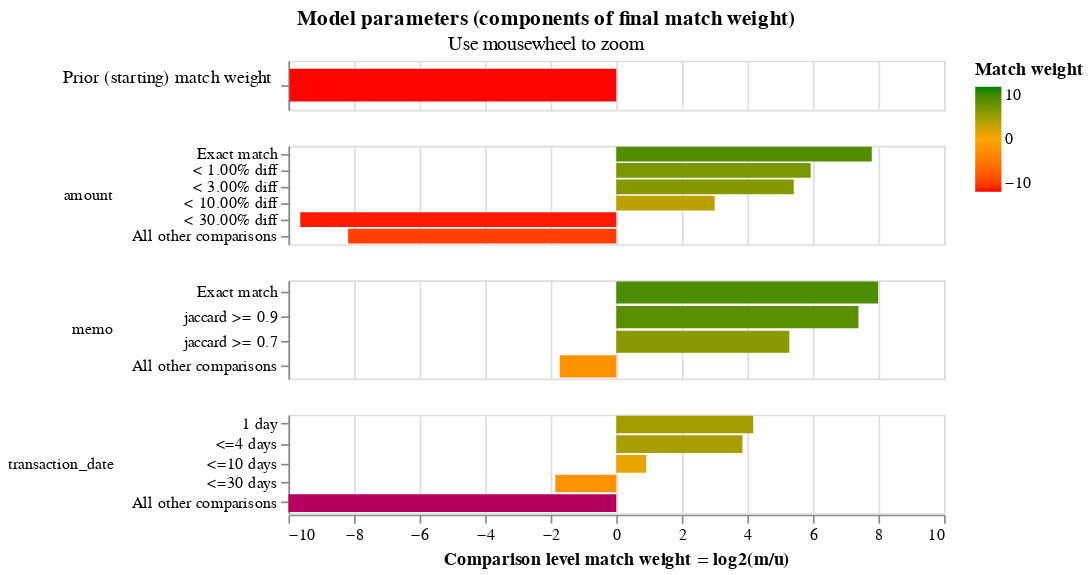

Notebook code for this chart:
### Code cell
linker.match_weights_chart()

### Figure 1 — Vega-Lite specification as saved in the notebook (floating-point values rounded to 4 significant figures)
{"$schema": "https://vega.github.io/schema/vega-lite/v5.2.json", "config": {"header": {"title": null}, "mark": {"tooltip": null}, "title": {"anchor": "middle"}, "view": {"height": 60, "width": 400}}, "data": {"values": [{"bayes_factor": 0.001001, "bayes_factor_description": "The probability that two random records drawn at random match is 0.001 or one in  1,000.0 records.This is equivalent to a starting match weight of -9.964.", "comparison_name": "probability_two_random_records_match", "comparison_sort_order": -1, "comparison_vector_value": 0, "has_tf_adjustments": false, "is_null_level": false, "label_for_charts": "", "log2_bayes_factor": -9.964, "m_probability": null, "m_probability_description": null, "max_comparison_vector_value": 0, "probability_two_random_records_match": 0.001, "sql_condition": null, "tf_adjustment_column": null, "tf_adjustment_weight": null, "u_probability": null, "u_probability_description": null}, {"bayes_factor": 222.0, "bayes_factor_description": "If comparison level is `exact match` then comparison is 222.03 times more likely to be a match", "comparison_name": "amount", "comparison_sort_order": 0, "comparison_vector_value": 5, "has_tf_adjustments": false, "is_null_level": false, "label_for_charts": "Exact match", "log2_bayes_factor": 7.795, "m_probability": 0.2453, "m_probability_description": "Amongst matching record comparisons, 24.53% of records are in the exact match comparison level", "max_comparison_vector_value": 5, "probability_two_random_records_match": 0.001, "sql_condition": "\"amount_l\" = \"amount_r\"", "tf_adjustment_column": null, "tf_adjustment_weight": 1, "u_probability": 0.001105, "u_probability_description": "Amongst non-matching record comparisons, 0.11% of records are in the exact match comparison level"}, {"bayes_factor": 60.98, "bayes_factor_description": "If comparison level is `< 1.00% diff` then comparison is 60.98 times more likely to be a match", "comparison_name": "amount", "comparison_sort_order": 0, "comparison_vector_value": 4, "has_tf_adjustments": false, "is_null_level": false, "label_for_charts": "< 1.00% diff", "log2_bayes_factor": 5.93, "m_probability": 0.2267, "m_probability_description": "Amongst matching record comparisons, 22.67% of records are in the < 1.00% diff comparison level", "max_comparison_vector_value": 5, "probability_two_random_records_match": 0.001, "sql_condition": "(abs(\"amount_l\" - \"amount_r\")/\n        (case\n            when \"amount_r\" > \"amount_l\"\n            then \"amount_r\"\n            else \"amount_l\"\n        end))\n        < 0.01", "tf_adjustment_column": null, "tf_adjustment_weight": 1, "u_probability": 0.003718, "u_probability_description": "Amongst non-matching record comparisons, 0.37% of records are in the < 1.00% diff comparison level"}, {"bayes_factor": 42.65, "bayes_factor_description": "If comparison level is `< 3.00% diff` then comparison is 42.65 times more likely to be a match", "comparison_name": "amount", "comparison_sort_order": 0, "comparison_vector_value": 3, "has_tf_adjustments": false, "is_null_level": false, "label_for_charts": "< 3.00% diff", "log2_bayes_factor": 5.414, "m_probability": 0.3184, "m_probability_description": "Amongst matching record comparisons, 31.84% of records are in the < 3.00% diff comparison level", "max_comparison_vector_value": 5, "probability_two_random_records_match": 0.001, "sql_condition": "(abs(\"amount_l\" - \"amount_r\")/\n        (case\n            when \"amount_r\" > \"amount_l\"\n            then \"amount_r\"\n            else \"amount_l\"\n        end))\n        < 0.03", "tf_adjustment_column": null, "tf_adjustment_weight": 1, "u_probability": 0.007465, "u_probability_description": "Amongst non-matching record comparisons, 0.75% of records are in the < 3.00% diff comparison level"}, {"bayes_factor": 8.006, "bayes_factor_description": "If comparison level is `< 10.00% diff` then comparison is 8.01 times more likely to be a match", "comparison_name": "amount", "comparison_sort_order": 0, "comparison_vector_value": 2, "has_tf_adjustments": false, "is_null_level": false, "label_for_charts": "< 10.00% diff", "log2_bayes_factor": 3.001, "m_probability": 0.2065, "m_probability_description": "Amongst matching record comparisons, 20.65% of records are in the < 10.00% diff comparison level", "max_comparison_vector_value": 5, "probability_two_random_records_match": 0.001, "sql_condition": "(abs(\"amount_l\" - \"amount_r\")/\n        (case\n            when \"amount_r\" > \"amount_l\"\n            then \"amount_r\"\n            else \"amount_l\"\n        end))\n        < 0.1", "tf_adjustment_column": null, "tf_adjustment_weight": 1, "u_probability": 0.0258, "u_probability_description": "Amongst non-matching record comparisons, 2.58% of records are in the < 10.00% diff comparison level"}, {"bayes_factor": 0.001253, "bayes_factor_description": "If comparison level is `< 30.00% diff` then comparison is  798.01 times less likely to be a match", "comparison_name": "amount", "comparison_sort_order": 0, "comparison_vector_value": 1, "has_tf_adjustments": false, "is_null_level": false, "label_for_charts": "< 30.00% diff", "log2_bayes_factor": -9.64, "m_probability": 0.0001091, "m_probability_description": "Amongst matching record comparisons, 0.01% of records are in the < 30.00% diff comparison level", "max_comparison_vector_value": 5, "probability_two_random_records_match": 0.001, "sql_condition": "(abs(\"amount_l\" - \"amount_r\")/\n        (case\n            when \"amount_r\" > \"amount_l\"\n            then \"amount_r\"\n            else \"amount_l\"\n        end))\n        < 0.3", "tf_adjustment_column": null, "tf_adjustment_weight": 1, "u_probability": 0.08707, "u_probability_description": "Amongst non-matching record comparisons, 8.71% of records are in the < 30.00% diff comparison level"}, {"bayes_factor": 0.003449, "bayes_factor_description": "If comparison level is `all other comparisons` then comparison is  289.93 times less likely to be a match", "comparison_name": "amount", "comparison_sort_order": 0, "comparison_vector_value": 0, "has_tf_adjustments": false, "is_null_level": false, "label_for_charts": "All other comparisons", "log2_bayes_factor": -8.18, "m_probability": 0.003017, "m_probability_description": "Amongst matching record comparisons, 0.30% of records are in the all other comparisons comparison level", "max_comparison_vector_value": 5, "probability_two_random_records_match": 0.001, "sql_condition": "ELSE", "tf_adjustment_column": null, "tf_adjustment_weight": 1, "u_probability": 0.8748, "u_probability_description": "Amongst non-matching record comparisons, 87.48% of records are in the all other comparisons comparison level"}, {"bayes_factor": 254.0, "bayes_factor_description": "If comparison level is `exact match` then comparison is 254.02 times more likely to be a match", "comparison_name": "memo", "comparison_sort_order": 1, "comparison_vector_value": 3, "has_tf_adjustments": false, "is_null_level": false, "label_for_charts": "Exact match", "log2_bayes_factor": 7.989, "m_probability": 0.4287, "m_probability_description": "Amongst matching record comparisons, 42.87% of records are in the exact match comparison level", "max_comparison_vector_value": 3, "probability_two_random_records_match": 0.001, "sql_condition": "\"memo_l\" = \"memo_r\"", "tf_adjustment_column": null, "tf_adjustment_weight": 1, "u_probability": 0.001688, "u_probability_description": "Amongst non-matching record comparisons, 0.17% of records are in the exact match comparison level"}, {"bayes_factor": 167.5, "bayes_factor_description": "If comparison level is `jaccard >= 0.9` then comparison is 167.50 times more likely to be a match", "comparison_name": "memo", "comparison_sort_order": 1, "comparison_vector_value": 2, "has_tf_adjustments": false, "is_null_level": false, "label_for_charts": "jaccard >= 0.9", "log2_bayes_factor": 7.388, "m_probability": 0.07866, "m_probability_description": "Amongst matching record comparisons, 7.87% of records are in the jaccard >= 0.9 comparison level", "max_comparison_vector_value": 3, "probability_two_random_records_match": 0.001, "sql_condition": "jaccard(\"memo_l\", \"memo_r\") >= 0.9", "tf_adjustment_column": null, "tf_adjustment_weight": 1, "u_probability": 0.0004696, "u_probability_description": "Amongst non-matching record comparisons, 0.05% of records are in the jaccard >= 0.9 comparison level"}, {"bayes_factor": 38.83, "bayes_factor_description": "If comparison level is `jaccard >= 0.7` then comparison is 38.83 times more likely to be a match", "comparison_name": "memo", "comparison_sort_order": 1, "comparison_vector_value": 1, "has_tf_adjustments": false, "is_null_level": false, "label_for_charts": "jaccard >= 0.7", "log2_bayes_factor": 5.279, "m_probability": 0.1927, "m_probability_description": "Amongst matching record comparisons, 19.27% of records are in the jaccard >= 0.7 comparison level", "max_comparison_vector_value": 3, "probability_two_random_records_match": 0.001, "sql_condition": "jaccard(\"memo_l\", \"memo_r\") >= 0.7", "tf_adjustment_column": null, "tf_adjustment_weight": 1, "u_probability": 0.004962, "u_probability_description": "Amongst non-matching record comparisons, 0.50% of records are in the jaccard >= 0.7 comparison level"}, {"bayes_factor": 0.3021, "bayes_factor_description": "If comparison level is `all other comparisons` then comparison is  3.31 times less likely to be a match", "comparison_name": "memo", "comparison_sort_order": 1, "comparison_vector_value": 0, "has_tf_adjustments": false, "is_null_level": false, "label_for_charts": "All other comparisons", "log2_bayes_factor": -1.727, "m_probability": 0.2999, "m_probability_description": "Amongst matching record comparisons, 29.99% of records are in the all other comparisons comparison level", "max_comparison_vector_value": 3, "probability_two_random_records_match": 0.001, "sql_condition": "ELSE", "tf_adjustment_column": null, "tf_adjustment_weight": 1, "u_probability": 0.9929, "u_probability_description": "Amongst non-matching record comparisons, 99.29% of records are in the all other comparisons comparison level"}, {"bayes_factor": 18.1, "bayes_factor_description": "If comparison level is `1 day` then comparison is 18.10 times more likely to be a match", "comparison_name": "transaction_date", "comparison_sort_order": 2, "comparison_vector_value": 4, "has_tf_adjustments": false, "is_null_level": false, "label_for_charts": "1 day", "log2_bayes_factor": 4.178, "m_probability": 0.4022, "m_probability_description": "Amongst matching record comparisons, 40.22% of records are in the 1 day comparison level", "max_comparison_vector_value": 4, "probability_two_random_records_match": 0.001, "sql_condition": "transaction_date_r - transaction_date_l <= 1 and transaction_date_r >= transaction_date_l", "tf_adjustment_column": null, "tf_adjustment_weight": 1, "u_probability": 0.02223, "u_probability_description": "Amongst non-matching record comparisons, 2.22% of records are in the 1 day comparison level"}, {"bayes_factor": 14.41, "bayes_factor_description": "If comparison level is `<=4 days` then comparison is 14.41 times more likely to be a match", "comparison_name": "transaction_date", "comparison_sort_order": 2, "comparison_vector_value": 3, "has_tf_adjustments": false, "is_null_level": false, "label_for_charts": "<=4 days", "log2_bayes_factor": 3.849, "m_probability": 0.4478, "m_probability_description": "Amongst matching record comparisons, 44.78% of records are in the <=4 days comparison level", "max_comparison_vector_value": 4, "probability_two_random_records_match": 0.001, "sql_condition": "transaction_date_r - transaction_date_l <= 4 and transaction_date_r >= transaction_date_l", "tf_adjustment_column": null, "tf_adjustment_weight": 1, "u_probability": 0.03108, "u_probability_description": "Amongst non-matching record comparisons, 3.11% of records are in the <=4 days comparison level"}, {"bayes_factor": 1.88, "bayes_factor_description": "If comparison level is `<=10 days` then comparison is 1.88 times more likely to be a match", "comparison_name": "transaction_date", "comparison_sort_order": 2, "comparison_vector_value": 2, "has_tf_adjustments": false, "is_null_level": false, "label_for_charts": "<=10 days", "log2_bayes_factor": 0.9107, "m_probability": 0.1073, "m_probability_description": "Amongst matching record comparisons, 10.73% of records are in the <=10 days comparison level", "max_comparison_vector_value": 4, "probability_two_random_records_match": 0.001, "sql_condition": "transaction_date_r - transaction_date_l <= 10 and transaction_date_r >= transaction_date_l", "tf_adjustment_column": null, "tf_adjustment_weight": 1, "u_probability": 0.05707, "u_probability_description": "Amongst non-matching record comparisons, 5.71% of records are in the <=10 days comparison level"}, {"bayes_factor": 0.2758, "bayes_factor_description": "If comparison level is `<=30 days` then comparison is  3.63 times less likely to be a match", "comparison_name": "transaction_date", "comparison_sort_order": 2, "comparison_vector_value": 1, "has_tf_adjustments": false, "is_null_level": false, "label_for_charts": "<=30 days", "log2_bayes_factor": -1.858, "m_probability": 0.04266, "m_probability_description": "Amongst matching record comparisons, 4.27% of records are in the <=30 days comparison level", "max_comparison_vector_value": 4, "probability_two_random_records_match": 0.001, "sql_condition": "transaction_date_r - transaction_date_l <= 30 and transaction_date_r >= transaction_date_l", "tf_adjustment_column": null, "tf_adjustment_weight": 1, "u_probability": 0.1547, "u_probability_description": "Amongst non-matching record comparisons, 15.47% of records are in the <=30 days comparison level"}, {"bayes_factor": 3.487e-09, "bayes_factor_description": "If comparison level is `all other comparisons` then comparison is  286,801,987.67 times less likely to be a match", "comparison_name": "transaction_date", "comparison_sort_order": 2, "comparison_vector_value": 0, "has_tf_adjustments": false, "is_null_level": false, "label_for_charts": "All other comparisons", "log2_bayes_factor": -28.1, "m_probability": 2.563e-09, "m_probability_description": "Amongst matching record comparisons, 0.00% of records are in the all other comparisons comparison level", "max_comparison_vector_value": 4, "probability_two_random_records_match": 0.001, "sql_condition": "ELSE", "tf_adjustment_column": null, "tf_adjustment_weight": 1, "u_probability": 0.735, "u_probability_description": "Amongst non-matching record comparisons, 73.50% of records are in the all other comparisons comparison level"}]}, "resolve": {"axis": {"y": "independent"}, "scale": {"y": "independent"}}, "selection": {"zoom_selector": {"bind": "scales", "encodings": ["x"], "type": "interval"}}, "title": {"subtitle": "Use mousewheel to zoom", "text": "Model parameters (components of final match weight)"}, "vconcat": [{"encoding": {"color": {"field": "log2_bayes_factor", "scale": {"domain": [-10, 0, 10], "range": ["red", "orange", "green"]}, "title": "Match weight", "type": "quantitative"}, "tooltip": [{"field": "comparison_name", "title": "Comparison name", "type": "nominal"}, {"field": "probability_two_random_records_match", "format": ".4f", "title": "Probability two random records match", "type": "nominal"}, {"field": "log2_bayes_factor", "format": ",.4f", "title": "Equivalent match weight", "type": "quantitative"}, {"field": "bayes_factor_description", "title": "Match weight description", "type": "nominal"}], "x": {"axis": {"domain": false, "labels": false, "ticks": false, "title": ""}, "field": "log2_bayes_factor", "scale": {"domain": [-10, 10]}, "type": "quantitative"}, "y": {"axis": {"title": "Prior (starting) match weight", "titleAlign": "right", "titleAngle": 0, "titleFontWeight": "normal"}, "field": "label_for_charts", "sort": {"field": "comparison_vector_value", "order": "descending"}, "type": "nominal"}}, "height": 30, "mark": {"clip": true, "height": 20, "type": "bar"}, "selection": {"zoom_selector": {"bind": "scales", "encodings": ["x"], "type": "interval"}}, "transform": [{"filter": "(datum.comparison_name == 'probability_two_random_records_match')"}]}, {"encoding": {"color": {"field": "log2_bayes_factor", "scale": {"domain": [-10, 0, 10], "range": ["red", "orange", "green"]}, "title": "Match weight", "type": "quantitative"}, "row": {"field": "comparison_name", "header": {"labelAlign": "left", "labelAnchor": "middle", "labelAngle": 0}, "sort": {"field": "comparison_sort_order"}, "type": "nominal"}, "tooltip": [{"field": "comparison_name", "title": "Comparison name", "type": "nominal"}, {"field": "label_for_charts", "title": "Label", "type": "ordinal"}, {"field": "sql_condition", "title": "SQL condition", "type": "nominal"}, {"field": "m_probability", "format": ".4f", "title": "M probability", "type": "quantitative"}, {"field": "u_probability", "format": ".4f", "title": "U probability", "type": "quantitative"}, {"field": "bayes_factor", "format": ",.4f", "title": "Bayes factor = m/u", "type": "quantitative"}, {"field": "log2_bayes_factor", "format": ",.4f", "title": "Match weight = log2(m/u)", "type": "quantitative"}, {"field": "bayes_factor_description", "title": "Match weight description", "type": "nominal"}], "x": {"axis": {"title": "Comparison level match weight = log2(m/u)"}, "field": "log2_bayes_factor", "scale": {"domain": [-10, 10]}, "type": "quantitative"}, "y": {"axis": {"title": null}, "field": "label_for_charts", "sort": {"field": "comparison_vector_value", "order": "descending"}, "type": "nominal"}}, "mark": {"clip": true, "type": "bar"}, "resolve": {"axis": {"y": "independent"}, "scale": {"y": "independent"}}, "selection": {"zoom_selector": {"bind": "scales", "encodings": ["x"], "type": "interval"}}, "transform": [{"filter": "(datum.comparison_name != 'probability_two_random_records_match')"}]}]}
